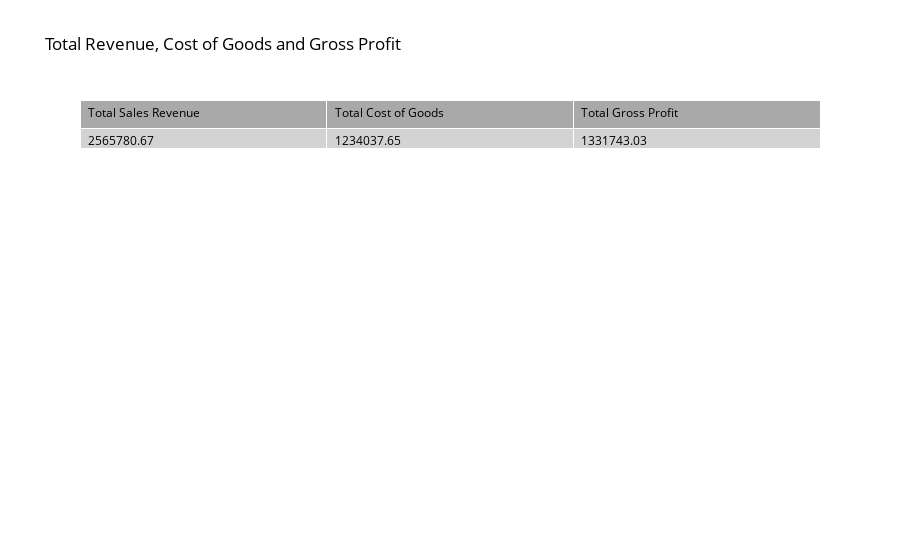

Notebook code for this chart:
### Code cell
#Plotting the table
fig = go.Figure(data=[go.Table(
    header=dict(values=['Total Sales Revenue', 'Total Cost of Goods', 'Total Gross Profit'],
                fill_color='darkgray',
                align='left'),  
    cells=dict(values=[total_revenue, total_cost, total_profit],
               fill_color='lightgrey',
               align='left'))])

fig.update_layout(font=dict(color='black'),
                 title_text = 'Total Revenue, Cost of Goods and Gross Profit')

fig.show()

### Figure 1 — Plotly figure (JSON) as saved in the notebook; plotly's stock layout.template omitted (floating-point values rounded to 4 significant figures)
{"data": [{"cells": {"align": "left", "fill": {"color": "lightgrey"}, "values": [2566000.0, 1234000.0, 1332000.0]}, "header": {"align": "left", "fill": {"color": "darkgray"}, "values": ["Total Sales Revenue", "Total Cost of Goods", "Total Gross Profit"]}, "type": "table"}], "layout": {"font": {"color": "black"}, "title": {"text": "Total Revenue, Cost of Goods and Gross Profit"}}}
